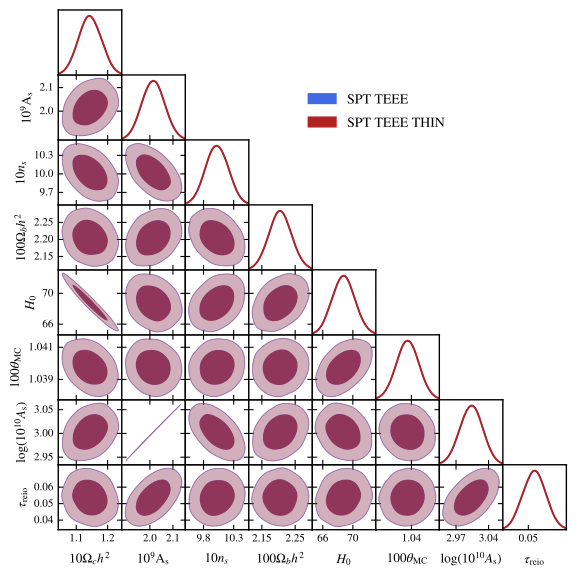

Generate this figure with Python:
import getdist.plots as gplot
from getdist import MCSamples
from getdist import loadMCSamples
import os
import matplotlib
import subprocess
import matplotlib.pyplot as plt
import numpy as np

#DELETE TMP FILES
subprocess.Popen("rm .VM_P8_TMP[0-9].*", shell=True, cwd=".")

# GENERAL PLOT OPTIONS
matplotlib.rcParams['mathtext.fontset'] = 'stix'
matplotlib.rcParams['font.family'] = 'STIXGeneral'
matplotlib.rcParams['mathtext.rm'] = 'Bitstream Vera Sans'
matplotlib.rcParams['mathtext.it'] = 'Bitstream Vera Sans:italic'
matplotlib.rcParams['mathtext.bf'] = 'Bitstream Vera Sans:bold'
matplotlib.rcParams['xtick.bottom'] = True
matplotlib.rcParams['xtick.top'] = False
matplotlib.rcParams['ytick.right'] = False
matplotlib.rcParams['axes.edgecolor'] = 'black'
matplotlib.rcParams['axes.linewidth'] = '1.0'
matplotlib.rcParams['axes.labelsize'] = 'medium'
matplotlib.rcParams['axes.grid'] = True
matplotlib.rcParams['grid.linewidth'] = '0.0'
matplotlib.rcParams['grid.alpha'] = '0.18'
matplotlib.rcParams['grid.color'] = 'lightgray'
matplotlib.rcParams['legend.labelspacing'] = 0.77
matplotlib.rcParams['savefig.bbox'] = 'tight'
matplotlib.rcParams['savefig.format'] = 'pdf'

# ADDING NEFF AS DERIVED PARAMETER
parameter = [u'10omegach2',u'1e9As',u'10ns',u'100omegabh2',u'H0',u'theta_MC_100',u'logA',u'tau']
chaindir=r'.'

root_chains = ('EXAMPLE_MCMC5','EXAMPLE_MCMC5_THIN')

analysissettings={'smooth_scale_1D':0.45,'smooth_scale_2D':0.45,'ignore_rows': u'0.3',
'range_confidence' : u'0.025'}

analysissettings2={'smooth_scale_1D':0.45,'smooth_scale_2D':0.45,'ignore_rows': u'0.0',
'range_confidence' : u'0.025'}

# --------------------------------------------------------------------------------
# --------------------------------------------------------------------------------
# --------------------------------------------------------------------------------
samples=loadMCSamples('./' + root_chains[0],settings=analysissettings)
p = samples.getParams()
# --------------------------------------------------------------------------------
samples.addDerived(np.exp(p.logA)/10.0,name='1e9As',label='{10^9\\rm A_s}',
range=[np.exp(samples.getLower('logA'))/10.0,np.exp(samples.getUpper('logA'))/10.0])
# --------------------------------------------------------------------------------
samples.addDerived(p.omegach2*10.0,name='10omegach2',label='{10 \Omega_c h^2}',
range=[samples.getLower('omegach2')*10.0,samples.getUpper('omegach2')*10.0])
# --------------------------------------------------------------------------------
samples.addDerived(p.omegabh2*100.0,name='100omegabh2',label='{100 \Omega_b h^2}',
range=[samples.getLower('omegabh2')*100.0,samples.getUpper('omegabh2')*100.0])
# --------------------------------------------------------------------------------
samples.addDerived(p.ns*10.0,name='10ns',label='{10 n_s}',
range=[samples.getLower('ns')*10.0,samples.getUpper('ns')*10.0])
# --------------------------------------------------------------------------------
samples.saveAsText('.VM_P8_TMP1')
# --------------------------------------------------------------------------------
# --------------------------------------------------------------------------------
# --------------------------------------------------------------------------------
samples=loadMCSamples('./' + root_chains[1],settings=analysissettings2) 
p = samples.getParams()
# --------------------------------------------------------------------------------
samples.addDerived(np.exp(p.logA)/10.0,name='1e9As',label='{10^9\\rm A_s}',
range=[np.exp(samples.getLower('logA'))/10.0,np.exp(samples.getUpper('logA'))/10.0])
# --------------------------------------------------------------------------------
samples.addDerived(p.omegach2*10.0,name='10omegach2',label='{10 \Omega_c h^2}',
range=[samples.getLower('omegach2')*10.0,samples.getUpper('omegach2')*10.0])
# --------------------------------------------------------------------------------
samples.addDerived(p.omegabh2*100.0,name='100omegabh2',label='{100 \Omega_b h^2}',
range=[samples.getLower('omegabh2')*100.0,samples.getUpper('omegabh2')*100.0])
# --------------------------------------------------------------------------------
samples.addDerived(p.ns*10.0,name='10ns',label='{10 n_s}',
range=[samples.getLower('ns')*10.0,samples.getUpper('ns')*10.0])
# --------------------------------------------------------------------------------
samples.saveAsText('.VM_P8_TMP2')
# --------------------------------------------------------------------------------
# --------------------------------------------------------------------------------
# --------------------------------------------------------------------------------

#GET DIST PLOT SETUP
g=gplot.getSubplotPlotter(chain_dir=chaindir,
analysis_settings=analysissettings2,width_inch=5.9)
g.settings.lw_contour = 1.2
g.settings.legend_rect_border = False
g.settings.figure_legend_frame = False
g.settings.axes_fontsize = 13.5
g.settings.legend_fontsize = 15.5
g.settings.alpha_filled_add = 0.7
g.settings.lab_fontsize=15
g.legend_labels=False

param_3d = None
g.triangle_plot(['.VM_P8_TMP1','.VM_P8_TMP2'],parameter,
plot_3d_with_param=param_3d,line_args=[
{'lw': 1.0,'ls': 'solid', 'color':'royalblue'},
{'lw': 1.4,'ls': 'solid', 'color':'firebrick'},
{'lw': 1.6,'ls': 'dashed', 'color':'black'}],
contour_colors=['royalblue','firebrick','black'],
filled=True,shaded=False,
legend_labels=['SPT TEEE','SPT TEEE THIN',],legend_loc=(0.525,0.765),
imax_shaded=0)
g.export()

#DELETE TMP FILES
subprocess.Popen("rm .VM_P8_TMP[0-9].*", shell=True, cwd=".")
